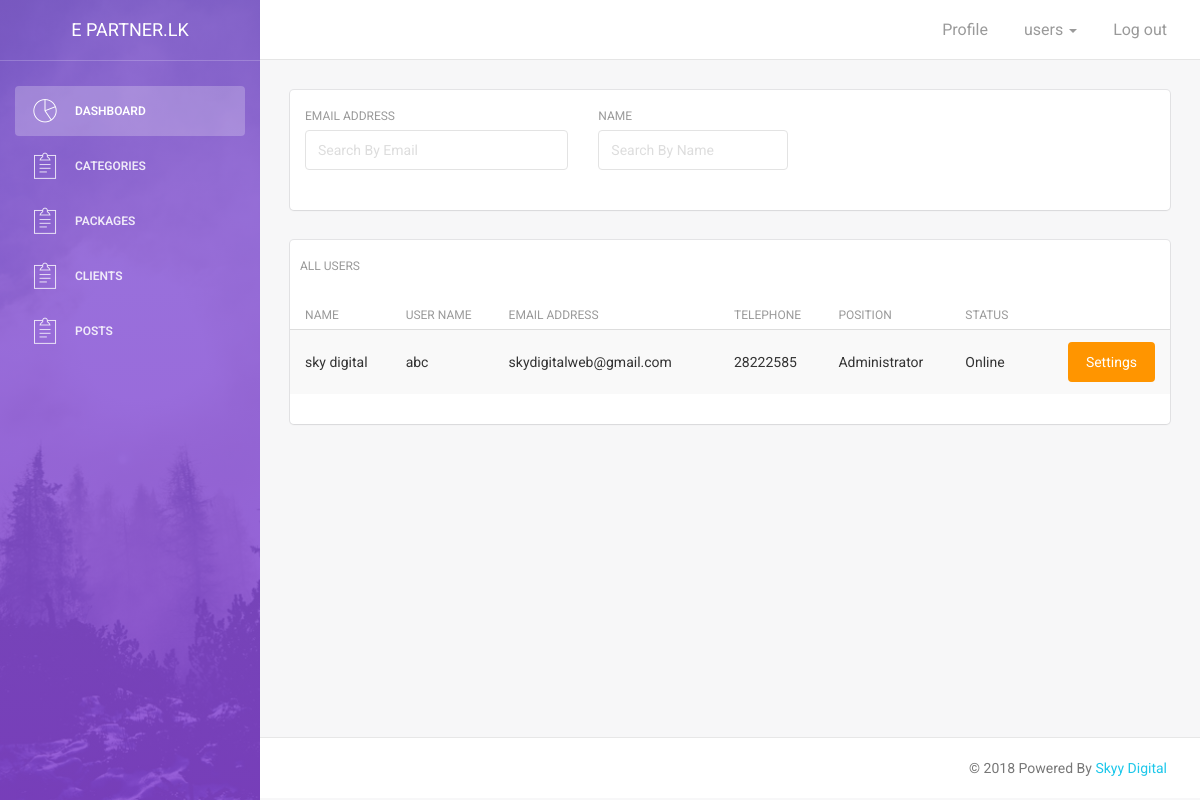
Page /Admin/admin/accessusers.php (signed in) on the committed database.
### tables this page shows
CREATE TABLE `users` (
  `U_ID` int(11) NOT NULL,
  `F_Name` varchar(10) NOT NULL,
  `L_Name` varchar(15) NOT NULL,
  `U_Name` varchar(15) NOT NULL,
  `Email` varchar(50) NOT NULL,
  `password` text NOT NULL,
  `TP` int(12) NOT NULL,
  `Status` varchar(7) NOT NULL,
  `Role` varchar(15) NOT NULL
);

### Admin/admin/accessusers.php (the view, shortened to what this page needs)
?><!doctype html>
<html lang="en">
<head>
    <link href="assets/css/bootstrap.min.css" rel="stylesheet" />
    <link href="assets/css/animate.min.css" rel="stylesheet"/>
    <link href="assets/css/light-bootstrap-dashboard.css?v=1.4.0" rel="stylesheet"/>
    <link href="assets/css/demo.css" rel="stylesheet" />
    <link href="http://maxcdn.bootstrapcdn.com/font-awesome/4.2.0/css/font-awesome.min.css" rel="stylesheet">
    <link href="assets/css/pe-icon-7-stroke.css" rel="stylesheet" />
</head>
<body>
<div class="wrapper">
    <div class="sidebar" data-color="purple" data-image="assets/img/sidebar-5.jpg">
        <div class="sidebar-wrapper">
            <div class="logo">
                <a href="index.php" class="simple-text">
                    E Partner.lk
                </a>
            </div>
            <ul class="nav">
                <li class="active">
                    <a href="index.php">
                        <i class="pe-7s-graph"></i>
                        <p>Dashboard</p>
                    </a>
                </li>
                <li>
                    <a href="categories.php">
                        <i class="pe-7s-note2"></i>
                        <p>Categories</p>
                    </a>
                </li>
                <li>
                    <a href="packages.php">
                        <i class="pe-7s-note2"></i>
                        <p>Packages</p>
                    </a>
                </li>
                <li>
                    <a href="clients.php">
                        <i class="pe-7s-note2"></i>
                        <p>Clients</p>
                    </a>
                </li>
                <li>
                    <a href="post.php">
                        <i class="pe-7s-note2"></i>
                        <p>Posts</p>
                    </a>
                </li>
            </ul>
        </div>
    </div>
    <div class="main-panel">
        <?php
        include 'menu.php';
        ?>
        <div class="content">
            <div class="container-fluid">
                <div class="row">
                    <div class="col-md-12">
                        <div class="card">
                            <div class="header">
                                 <div class="row">
                                    <div class="col-md-4">
                                        <div class="form-group">
                                            <label for="exampleInputEmail1">Email address</label>
                                            <input type="text" id="search" class="form-control" placeholder="Search By Email">
                                        </div>
                                    </div>
                                    <div class="col-md-3">
                                        <div class="form-group">
                                            <label>Name</label>
                                            <input type="text" id="search2" class="form-control" placeholder="Search By Name">
                                        </div>
                                    </div>
                                </div>
                            </div>
                            <div class="content table-responsive table-full-width">
                            </div>
                        </div>
                    </div>
                </div>
                <div class="row">
                    <div class="col-md-12">
                        <div class="card">
                            <div class="header">
                                <div class="row">
                                            <label style="margin-left: 10px;" for="exampleInputEmail1"> All Users</label>
                                </div>
                            </div>
                            <div class="content table-responsive table-full-width">
                                <table class="table table-hover table-striped">
                                    <thead>
                                        <th>Name</th>
                                        <th>User Name</th>
                                    	<th>Email Address</th>
                                        <th>Telephone</th>
                                        <th>Position</th>
                                        <th>Status</th>
                                        <th></th>
                                    </thead>
                                    <tbody>
                                    <?php
                                    include '../connection.php';
                                    $client=$db->query("SELECT * FROM users");
                                    while ($clientdetails=$client->fetch_assoc()){
                                        ?>
                                        <tr>
                                            <td><?php echo $clientdetails['F_Name']." ".$clientdetails['L_Name'];?></td>
                                            <td><?php echo $clientdetails['U_Name'];?></td>
                                            <td><?php echo $clientdetails['Email'];?></td>
                                            <td><?php echo $clientdetails['TP'];?></td>
                                            <td><?php echo $clientdetails['Role'];?></td>
                                            <td><?php echo $clientdetails['Status'];?></td>
                                            <td><form action="changeaccountholders.php?ID=<?php echo $clientdetails['U_ID'];?>" method="post">
                                                    <button type="submit" class="btn btn-warning btn-fill pull-right">Settings</button>
                                                </form></td>
                                        </tr>
                                    <?php
                                    }
                                    ?>
                                    </tbody>
                                </table>
                            </div>
                        </div>
                    </div>
                </div>
            </div>
        </div>
        <?php
        include 'footer.php';
        ?>
    </div>
</div>
</body>
</html>

### rows in the picture
users: F_Name "sky", L_Name "digital", U_Name "abc", Email "skydigitalweb@gmail.com", TP "28222585", Role "Administrator", Status "Online"
